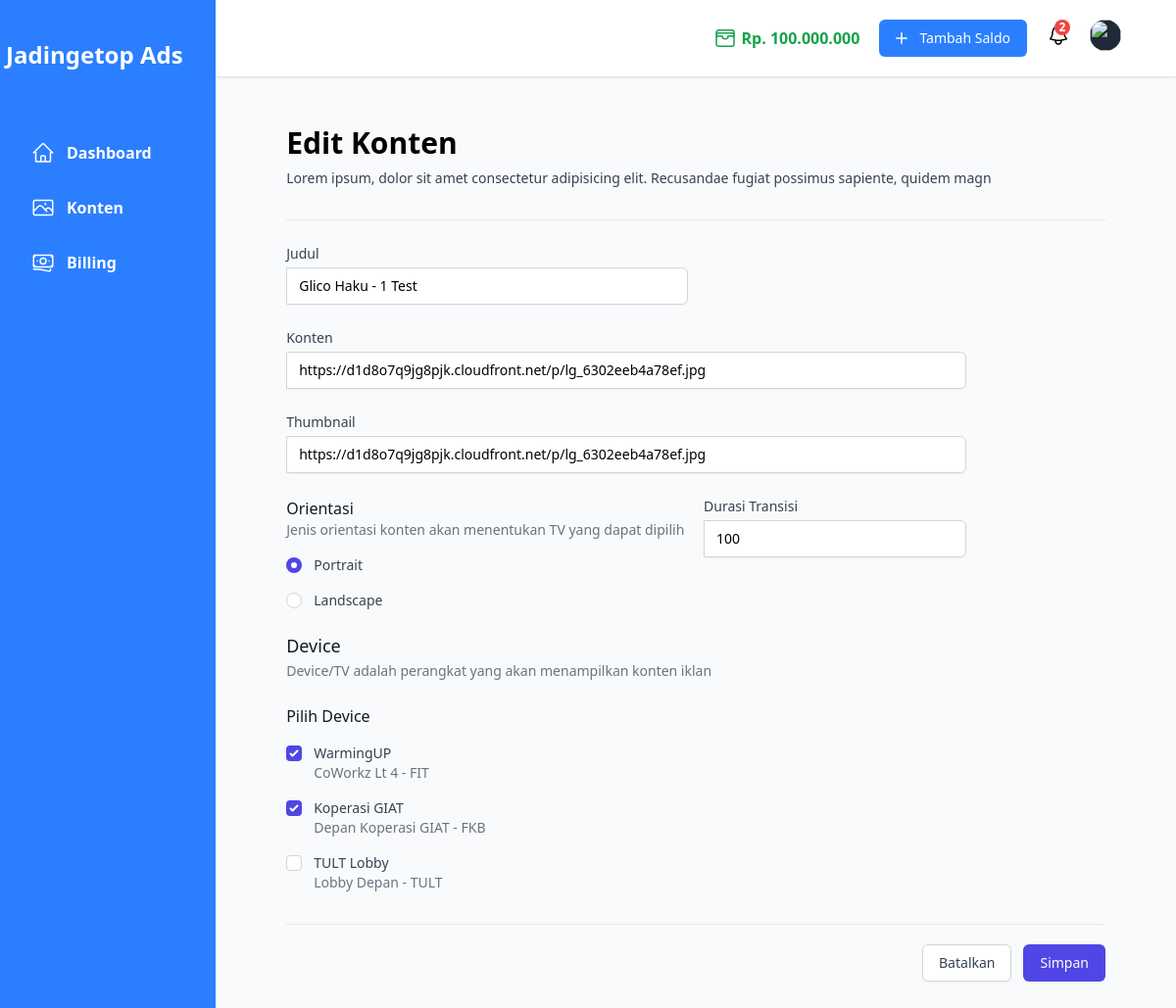
/konten/edit.php?id=1, run on the app's committed database.
### tables this page shows
CREATE TABLE `konten` (
  `id` int NOT NULL AUTO_INCREMENT,
  `judul` varchar(255) NOT NULL,
  `konten` varchar(255) NOT NULL,
  `thumbnail` varchar(255) DEFAULT NULL,
  `orientasi` enum('portrait','landscape') NOT NULL,
  `durasi` int NOT NULL,
  `user` int DEFAULT NULL,
  PRIMARY KEY (`id`),
  KEY `konten_users_null_fk` (`user`),
  CONSTRAINT `konten_users_null_fk` FOREIGN KEY (`user`) REFERENCES `users` (`id`) ON DELETE CASCADE ON UPDATE CASCADE
);

CREATE TABLE `devices` (
  `id` int NOT NULL AUTO_INCREMENT,
  `user` int DEFAULT NULL,
  `nama` varchar(100) NOT NULL,
  `lokasi` varchar(150) DEFAULT NULL,
  `slug` varchar(100) NOT NULL,
  PRIMARY KEY (`id`),
  KEY `devices_users_null_fk` (`user`),
  CONSTRAINT `devices_users_null_fk` FOREIGN KEY (`user`) REFERENCES `users` (`id`)
);

### models/Konten.php (called while the page is built, shortened)
<?php
require_once(dirname(__DIR__) . '/models/Device.php');
class Konten
{
    public $table = "konten";
    public $db;
    public function __construct()
    {
        require(dirname(__DIR__) . '/config/database.php');
        $this->db = $conn;
    }
    function getById($id)
    {
        $sql = "SELECT id, judul, konten, thumbnail, orientasi, durasi FROM $this->table WHERE id = ?";
        $stmt = $this->db->prepare($sql);
        $stmt->bind_param("i", $id);
        try {
            $stmt->execute();
            return $stmt->get_result()->fetch_assoc();
        } catch (\Exception $error) {
            return [
                'status' => false,
                'message' => $error->getMessage()
            ];
        } finally {
            $stmt->close();
        }
    }
    function getDevicesById($konten)
    {
        $data = [];
        $sql = "SELECT device FROM konten_devices WHERE konten = $konten";
        $result = $this->db->query($sql);
        try {
            if ($result->num_rows > 0) {
                while ($row = $result->fetch_assoc()) {
                    $data[] = $row['device'];
                }
                return $data;
            } else {
                return [];
            }
        } catch (\Throwable $th) {
            throw $th;
        } finally {
        }
    }
}

### models/Device.php (called while the page is built, shortened)
<?php
class Device
{
    public $table = "devices";
    public $db;
    public function __construct()
    {
        require(dirname(__DIR__) . '/config/database.php');
        $this->db = $conn;
    }
    function getAll()
    {
        $data = [];
        $sql = "SELECT id, slug, nama, lokasi FROM $this->table";
        $result = $this->db->query($sql);
        try {
            if ($result->num_rows > 0) {
                while ($row = $result->fetch_assoc()) {
                    $data[] = $row;
                }
                return $data;
            } else {
                return "Devices tidak ditemukan";
            }
        } catch (\Throwable $th) {
            throw $th;
        } finally {
            $this->db->close();
        }
    }
}

### konten/edit.php (the view, shortened to what this page needs)
<?php
include_once(dirname(__DIR__) . '/components/Layout/header.php');
require_once(dirname(__DIR__) . '/models/Konten.php');
require_once(dirname(__DIR__) . '/models/Device.php');
$id = $_GET['id'];
if ($id) {
    $Konten = new Konten();
    $Device = new Device();
    $content = $Konten->getById($id);
    $devices = $Device->getAll();
    $devices_selected = $Konten->getDevicesById($id);
} else {
    header('Location: /konten/index.php');
}
?>
<main class="pt-12 pb-20 px-14">
    <div class="px-4 sm:px-6 lg:px-4">
        <div class="sm:flex sm:items-center">
            <div class="sm:flex-auto">
                <h1 class="text-3xl font-semibold">Edit Konten</h1>
                <p class="mt-2 text-sm text-gray-700">Lorem ipsum, dolor sit amet consectetur adipisicing elit. Recusandae fugiat possimus sapiente, quidem magn</p>
            </div>
        </div>
        <form class="space-y-8 divide-y divide-gray-200" action="/konten/update.php" method="POST">
            <div class="space-y-8 divide-y divide-gray-200">
                <div>
                    <div class="mt-6 grid grid-cols-1 gap-y-6 gap-x-4 sm:grid-cols-6">
                        <div class="sm:col-span-3">
                            <label for="judul" class="block text-sm font-medium text-gray-700">Judul</label>
                            <div class="mt-1 flex rounded-md shadow-sm">
                                <input type="text" name="judul" id="judul" autocomplete="judul" value="<?= $content['judul'] ?>" class="block w-full min-w-0 flex-1 rounded-none rounded-r-md border-gray-300 focus:border-indigo-500 focus:ring-indigo-500 sm:text-sm" required>
                            </div>
                        </div>
                        <div class="sm:col-span-5">
                            <label for="konten" class="block text-sm font-medium text-gray-700">Konten</label>
                            <div class="mt-1 flex rounded-md shadow-sm">
                                <input type="text" name="konten" id="konten" autocomplete="konten" value="<?= $content['konten'] ?>" placeholder="Masukan URL Konten" class="block w-full min-w-0 flex-1 rounded-none rounded-r-md border-gray-300 focus:border-indigo-500 focus:ring-indigo-500 sm:text-sm" required>
                            </div>
                        </div>
                        <div class="sm:col-span-5">
                            <label for="thumbnail" class="block text-sm font-medium text-gray-700">Thumbnail</label>
                            <div class="mt-1 flex rounded-md shadow-sm">
                                <input type="text" name="thumbnail" id="thumbnail" autocomplete="thumbnail" value="<?= $content['thumbnail'] ?>" placeholder="Masukan URL Thumbnail" class="block w-full min-w-0 flex-1 rounded-none rounded-r-md border-gray-300 focus:border-indigo-500 focus:ring-indigo-500 sm:text-sm" required>
                            </div>
                        </div>
                        <div class="sm:col-span-3">
                            <fieldset>
                                <p class="text-sm text-gray-500">Jenis orientasi konten akan menentukan TV yang dapat dipilih</p>
                                <div class="mt-4 space-y-4">
                                    <div class="flex items-center">
                                        <input id="portrait" name="orientasi" type="radio" class="h-4 w-4 border-gray-300 text-indigo-600 focus:ring-indigo-500" value="portrait" <?= $content['orientasi'] == 'portrait' ? 'checked' : '' ?> required>
                                        <label for="portrait" class="ml-3 block text-sm font-medium text-gray-700">Portrait</label>
                                    </div>
                                    <div class="flex items-center">
                                        <input id="landscape" name="orientasi" type="radio" class="h-4 w-4 border-gray-300 text-indigo-600 focus:ring-indigo-500" value="landscape" <?= $content['orientasi'] == 'landscape' ? 'checked' : '' ?>>
                                        <label for="landscape" class="ml-3 block text-sm font-medium text-gray-700">Landscape</label>
                                    </div>
                                </div>
                            </fieldset>
                        </div>
                        <div class="sm:col-span-2">
                            <label for="durasi" class="block text-sm font-medium text-gray-700">Durasi Transisi</label>
                            <div class="mt-1 flex rounded-md shadow-sm">
                                <input type="number" name="durasi" id="durasi" autocomplete="durasi" value="<?= $content['durasi'] ?>" placeholder="Satuan detik" class="block w-full min-w-0 flex-1 rounded-none rounded-r-md border-gray-300 focus:border-indigo-500 focus:ring-indigo-500 sm:text-sm" required>
                            </div>
                        </div>
                        <div class="sm:col-span-6">
                            <div>
                                <h3 class="text-lg font-medium leading-6 text-gray-900">Device</h3>
                                <p class="mt-1 text-sm text-gray-500">Device/TV adalah perangkat yang akan menampilkan konten iklan</p>
                            </div>
                            <div class="mt-6">
                                <fieldset>
                                    <div class="text-base font-medium text-gray-900" aria-hidden="true">Pilih Device</div>
                                    <div class="mt-4 space-y-4">
                                        <?php if (is_array($devices)) : ?>
                                            <?php foreach ((array) $devices as $device) : ?>
                                                <div class="relative flex items-start">
                                                    <div class="flex h-5 items-center">
                                                        <input id="<?= $device["slug"] ?>" name="devices[]" value="<?= $device["id"] ?>" type="checkbox" class="h-4 w-4 rounded border-gray-300 text-indigo-600 focus:ring-indigo-500" <?= in_array($device['id'], $devices_selected) ? 'checked' : '' ?>>
                                                    </div>
                                                    <div class="ml-3 text-sm">
                                                        <label for="<?= $device["slug"] ?>" class="font-medium text-gray-700"><?= $device["nama"] ?></label>
                                                        <p class="text-gray-500"><?= $device["lokasi"] ?></p>
                                                    </div>
                                                </div>
                                            <?php endforeach; ?>
                                        <?php else : ?>
                                            <div><?= $devices ?></div>
                                        <?php endif; ?>
                                    </div>
                                </fieldset>
                            </div>
                        </div>
                    </div>
                </div>
            </div>
            <div class="pt-5">
                <div class="flex justify-end">
                    <a href="/konten/index.php" class="rounded-md border border-gray-300 bg-white py-2 px-4 text-sm font-medium text-gray-700 shadow-sm hover:bg-gray-50 focus:outline-none focus:ring-2 focus:ring-indigo-500 focus:ring-offset-2">Batalkan</a>
                    <button name="submit" type="submit" class="ml-3 inline-flex justify-center rounded-md border border-transparent bg-indigo-600 py-2 px-4 text-sm font-medium text-white shadow-sm hover:bg-indigo-700 focus:outline-none focus:ring-2 focus:ring-indigo-500 focus:ring-offset-2">Simpan</button>
                </div>
            </div>
        </form>
    </div>
</main>
<?php include_once(dirname(__DIR__) . '/components/Layout/footer.php') ?>

### data on the page
konten: judul "Glico Haku - 1 Test", konten "https://d1d8o7q9jg8pjk.cloudfront.net/p/lg_6302eeb4a78ef.jpg", thumbnail "https://d1d8o7q9jg8pjk.cloudfront.net/p/lg_6302eeb4a78ef.jpg", orientasi "☑ Portrait", orientasi "☐ Landscape", durasi "100"
devices: id "☑", nama "WarmingUP", lokasi "CoWorkz Lt 4 - FIT"
devices: id "☑", nama "Koperasi GIAT", lokasi "Depan Koperasi GIAT - FKB"
devices: nama "TULT Lobby", lokasi "Lobby Depan - TULT"
